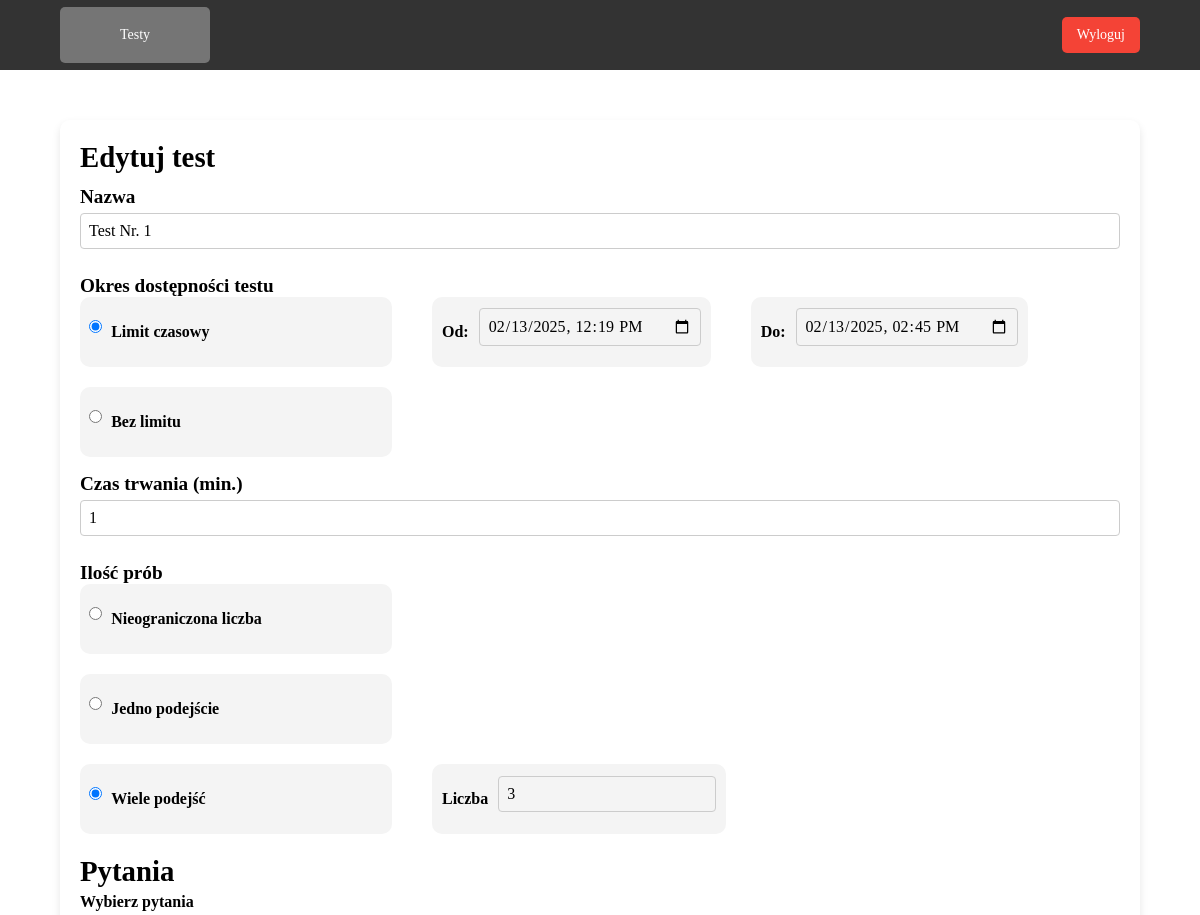
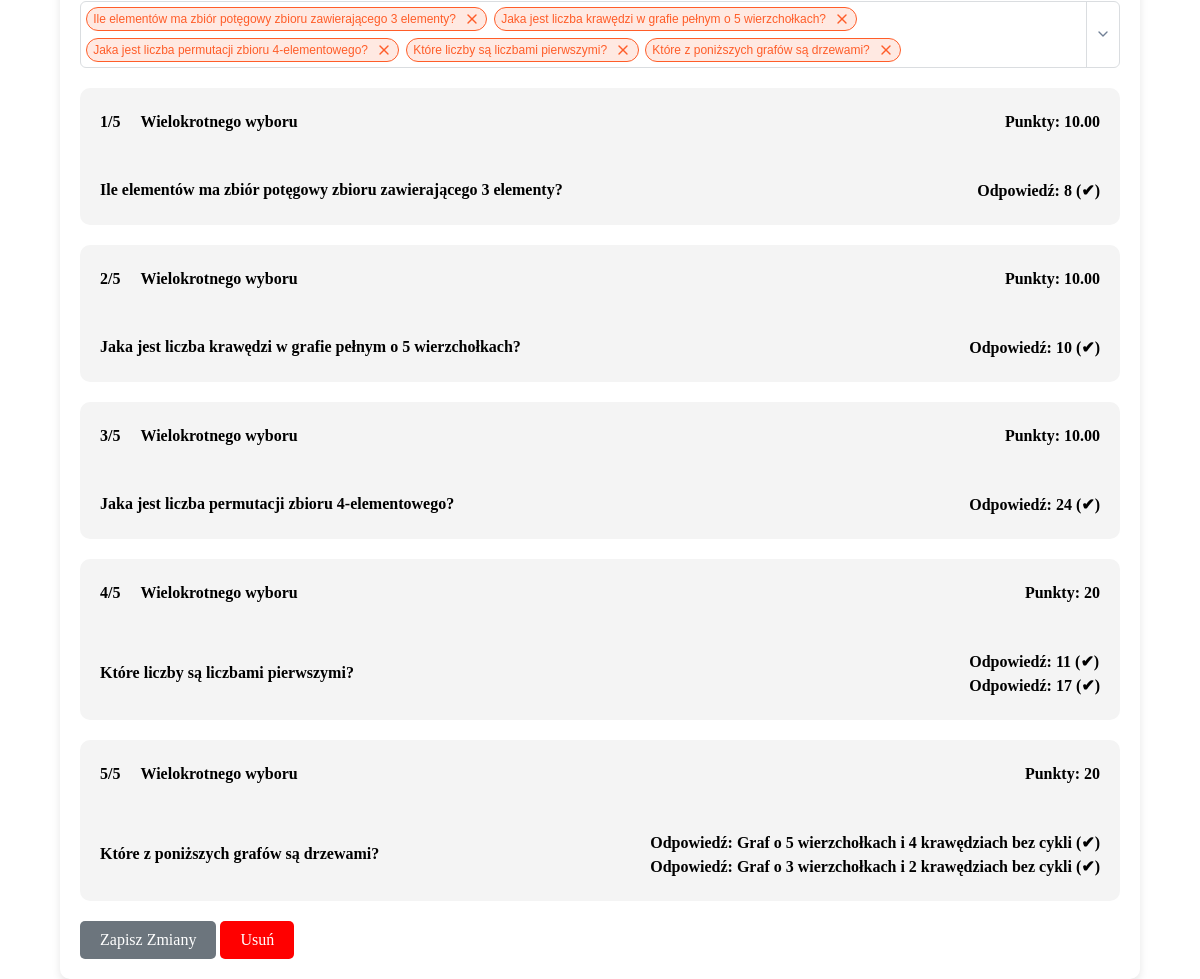
/teacher/edit_test.php?test_id=56, run on the app's committed database (2 pictures, top to bottom).
### tables this page shows
CREATE TABLE `tTesty` (
  `ID` int NOT NULL,
  `nazwa` varchar(255) DEFAULT NULL,
  `data_utworzenia` timestamp NULL DEFAULT CURRENT_TIMESTAMP,
  `data_rozpoczecia` datetime DEFAULT NULL,
  `data_zakonczenia` datetime DEFAULT NULL,
  `czas_trwania` int DEFAULT NULL,
  `ilosc_prob` int DEFAULT NULL,
  `id_grupy` int DEFAULT NULL,
  `id_wykladowcy` int DEFAULT NULL,
  `id_przedmiotu` int NOT NULL,
  `id_kierunku` int NOT NULL
);

CREATE TABLE `tPytania` (
  `ID` int NOT NULL,
  `id_przedmiotu` int NOT NULL,
  `id_wykladowcy` int NOT NULL,
  `typ` varchar(255) DEFAULT NULL,
  `tresc` text NOT NULL,
  `data_stworzenia` datetime DEFAULT CURRENT_TIMESTAMP,
  `data_aktualizacji` datetime DEFAULT CURRENT_TIMESTAMP ON UPDATE CURRENT_TIMESTAMP
);

CREATE TABLE `tOdpowiedzi` (
  `ID` int NOT NULL,
  `id_pytania` int NOT NULL,
  `tresc` text NOT NULL,
  `data_stworzenia` datetime DEFAULT CURRENT_TIMESTAMP,
  `data_aktualizacji` datetime DEFAULT CURRENT_TIMESTAMP ON UPDATE CURRENT_TIMESTAMP,
  `correct` tinyint(1) NOT NULL,
  `punkty` decimal(5,2) NOT NULL DEFAULT '0.00'
);

### config/functions.php (called while the page is built, shortened)
<?php
     function getRecordById($conn, $table, $id) {
        $query = "
                    SELECT
                        *
                    FROM
                        $table
                    WHERE ID = $id";
        $result = mysqli_query($conn, $query);
        $record = mysqli_fetch_assoc($result);
        return $record;
    }
?>

### public/teacher/edit_test.php (the view, shortened to what this page needs)
<?php
    require_once('../../config/connect.php');
    require_once('../../config/functions.php');
    $testId = $_GET['test_id'];
    $testInfo = getRecordById($conn, 'tTesty', $testId);
    function getTestQuestions($conn, $id_testu){
        $query = "SELECT t.ID AS test_id,
                     tp.id_testu,
                     tp.id_pytania,
                     p.ID AS pytanie_id,
                     p.tresc AS tresc_pytania,
                     p.typ AS typ_pytania,
                     o.id_pytania,
                     o.tresc AS tresc_odpowiedzi,
                     o.correct AS czy_poprawna,
                     o.punkty AS punkty_odpowiedzi
              FROM tTesty t
              JOIN tTestPytania tp ON tp.id_testu = t.ID
              JOIN tPytania p ON tp.id_pytania = p.ID
              JOIN tOdpowiedzi o ON o.id_pytania = p.ID
              WHERE t.ID = $id_testu";;
        return mysqli_query($conn, $query);
    }
    $test_id = $_GET['test_id'];
    $testQuestions = getTestQuestions($conn, $test_id);
    $questions = [];
    while ($row = mysqli_fetch_assoc($testQuestions)) {
        $questions[$row['pytanie_id']]['tresc'] = $row['tresc_pytania'];
        $questions[$row['pytanie_id']]['typ'] = $row['typ_pytania'];
        $questions[$row['pytanie_id']]['odpowiedzi'][] = [
            'tresc' => $row['tresc_odpowiedzi'],
            'czy_poprawna' => $row['czy_poprawna'],
            'punkty' => $row['punkty_odpowiedzi']
        ];
        if ($row['czy_poprawna'] == 1) {
            $questions[$row['pytanie_id']]['suma_punktow'] = isset($questions[$row['pytanie_id']]['suma_punktow'])
                ? $questions[$row['pytanie_id']]['suma_punktow'] + $row['punkty_odpowiedzi']
                : $row['punkty_odpowiedzi'];
        }
    }
?>
<!DOCTYPE html>
<html lang="en">
<head>
    <link rel="stylesheet" href="../../assets/css/main.css">
</head>
<body>
    <header>
        <div class="header-content">
            <div class="left-header">
                <a class="nav-btn" href="tests.php">Testy</a>
            </div>
            <div class="right-header">
                <?php
                    include('../../includes/logout_modal.php');
                ?>
            </div>
        </div>
    </header>
    <main class="main">
        <div class="container">
            <h1>Edytuj test</h1>
            <form action="../../includes/teacher/save_test.php" method="POST">
                <?php $ilosc_prob = $testInfo['ilosc_prob'];  ?>
                <h4>Nazwa</h4>
                <div class="radio">
                    <div class="radio-section">
                        <input type="text" name="nazwa" value="<?php echo $testInfo['nazwa']; ?>">
                    </div>
                </div>
                <h4>Okres dostępności testu</h4>
                <div class="radio" style="margin-bottom: 15px;">
                    <div class="radio-section">
                        <div class="radio-input">
                            <input type="radio" name="limit" value="date"
                                <?php echo (!empty($testInfo['data_rozpoczecia']) && !empty($testInfo['data_zakonczenia'])) ? 'checked' : ''; ?>>
                            <label>Limit czasowy</label>
                        </div>
                        <div class="time-limited-options">
                        <div class="time-limit-input">
                            <label>Od:</label>
                            <input type="datetime-local" id="start-time" name="start-time"
                                value="<?php echo !empty($testInfo['data_rozpoczecia']) ? date('Y-m-d\TH:i', strtotime($testInfo['data_rozpoczecia'])) : ""; ?>">
                        </div>
                        <div class="time-limit-input">
                            <label>Do:</label>
                            <input type="datetime-local" id="end-time" name="end-time"
                                value="<?php echo !empty($testInfo['data_zakonczenia']) ? date('Y-m-d\TH:i', strtotime($testInfo['data_zakonczenia'])) : ""; ?>">
                        </div>
                        </div>
                    </div>
                    <div class="radio-section">
                        <div class="radio-input">
                            <input type="radio" name="limit" value="unlimited"
                                <?php echo (!empty($testInfo['data_rozpoczecia']) && !empty($testInfo['data_zakonczenia'])) ? ' ' : 'checked'; ?>    >
                            <label>Bez limitu</label>
                        </div>
                    </div>
                </div>
                <h4>Czas trwania (min.)</h4>
                <div class="radio">
                    <div class="radio-section">
                    <input type="number" name="test-time" value="<?php echo $testInfo['czas_trwania']; ?>">
                    </div>
                </div>
                <h4>Ilość prób</h4>
                <div class="radio">
                    <div class="radio-section">
                        <div class="radio-input">
                            <input type="radio" name="attempts" value="unlimited" id="attempts-unlimited"
                                <?php echo ($ilosc_prob == -1) ? 'checked' : ''; ?>>
                            <label for="attempts-unlimited">Nieograniczona liczba</label>
                        </div>
                    </div>
                    <div class="radio-section">
                        <div class="radio-input">
                            <input type="radio" name="attempts" value="one" id="attempts-one"
                                <?php echo ($ilosc_prob == 1) ? 'checked' : ''; ?>>
                            <label for="attempts-one">Jedno podejście</label>
                        </div>
                    </div>
                    <div class="radio-section">
                        <div class="radio-input">
                            <input type="radio" name="attempts" value="multiple" id="attempts-multiple"
                                <?php echo ($ilosc_prob > 1) ? 'checked' : ''; ?>>
                            <label for="attempts-multiple">Wiele podejść</label>
                        </div>
                        <div class="time-limited-options">
                            <div class="time-limit-input">
                                <label for="number-of-attempts">Liczba</label>
                                <input type="number" id="number-of-attempts" name="number-of-attempts" value="<?php echo ($testInfo['ilosc_prob'] > 1) ? $testInfo['ilosc_prob'] : ''; ?>">
                            </div>
                        </div>
                    </div>
                </div>
                <h1 style="margin-top: 20px;">Pytania</h1>
                <label>Wybierz pytania</label>
                <?php $index = 1; ?>
                <?php foreach ($questions as $pytanie_id => $pytanie): ?>
                    <div class="radio" style="margin-top: 20px;">
                        <div class="question-card">
                            <div class="question-left">
                                <div class="question-top">
                                    <div class="number">
                                        <label><?php echo $index; ?>/<?php echo count($questions); ?></label>
                                        <label><?php echo ucfirst($pytanie['typ']); ?></label>
                                    </div>
                                    <div class="points">
                                        <label>Punkty: <?php echo isset($pytanie['suma_punktow']) ? $pytanie['suma_punktow'] : 0; ?></label>
                                    </div>
                                </div>
                                <div class="question-top">
                                    <div class="question">
                                        <label><?php echo htmlspecialchars($pytanie['tresc']); ?></label>
                                    </div>
                                    <div class="answer">
                                        <?php foreach ($pytanie['odpowiedzi'] as $odpowiedz): ?>
                                            <?php if ($odpowiedz['czy_poprawna'] == 1): ?>
                                                <label>Odpowiedź: <?php echo htmlspecialchars($odpowiedz['tresc']); ?>
                                                    (<?php echo "✔"; ?>)</label>
                                            <?php endif; ?>
                                        <?php endforeach; ?>
                                    </div>
                                </div>
                            </div>
                        </div>
                    </div>
                    <?php $index++; ?>
                <?php endforeach; ?>
                <button type="submit" name="action" value="update" class="submit-btn">Zapisz Zmiany</button>
                <button type="submit" name="action" value="delete" class="submit-btn" id="delete-btn">Usuń</button>
            </form>
        </div>
    </main>
</body>
</html>

### assets/css/main.css (style rules this page uses)
* { padding: 0px; margin: 0px; border: none; }
*, *::before, *::after { box-sizing: border-box; }
a, a:link, a:visited { text-decoration: none; }
aside, nav, footer, header, section, main { display: block; }
h1, h2, h3, h4, h5, h6, p { font-size: inherit; font-weight: inherit; }
input, textarea, button, select { font-family: inherit; font-size: inherit; color: inherit; background-color: transparent; }
button, input[type=submit] { display: inline-block; box-shadow: none; background-color: transparent; background: none; cursor: pointer; }
label { cursor: pointer; }
h1 { font-size: 1.8rem; font-weight: bold; line-height: 1.2; }
h4 { font-size: 1.2rem; font-weight: bold; line-height: 1.2; margin-top: 10px; }
label { font-weight: bold; }
.container { width: 90%; padding: 20px; box-shadow: 0px 4px 8px rgba(0, 0, 0, 0.1); border-radius: 10px; }
.main { margin-top: 50px; display: flex; justify-content: center; align-items: center; }
header { height: 70px; width: 100%; background-color: #333333; display: flex; align-items: center; justify-content: center; }
.header-content { width: 90%; display: flex; justify-content: space-between; }
.right-header { display: flex; justify-content: space-between; align-items: center; gap: 15px; }
.left-header { display: flex; justify-content: space-between; align-items: center; gap: 15px; }
.nav-btn { background-color: #757575; color: white; width: 150px; padding: 20px 20px; cursor: pointer; font-size: 14px; border-radius: 5px; text-align: center; }
label { display: block; margin: 5px 0; }
input, textarea, select { width: 100%; padding: 8px; margin: 5px 0 15px 0; border: 1px solid #ccc; border-radius: 4px; }
.submit-btn { background-color: #4CAF50; color: white; border: none; padding: 10px 20px; border-radius: 4px; cursor: pointer; margin-top: 20px; }
#delete-btn { background-color: red; }
.radio { display: flex; gap: 20px; flex-direction: column; }
.radio-section { display: flex; justify-content: start; gap: 40px; }
.radio-input { display: flex; align-items: center; height: 70px; background-color: #f4f4f4; border-radius: 10px; width: 30%; }
.radio-input input { width: 10%; }
.time-limited-options { display: flex; gap: 40px; }
.time-limit-input { display: flex; align-items: center; background-color: #f4f4f4; border-radius: 10px; padding-left: 10px; padding-right: 10px; }
.time-limit-input label { margin-right: 10px; }
.question-card { display: flex; flex-direction: row; background-color: #f4f4f4; border-radius: 10px; }
.question-left { display: flex; flex-direction: column; width: 100%; }
.question-top { display: flex; align-items: center; justify-content: space-between; padding: 20px; }
.number { display: flex; gap: 20px; }
.submit-btn { background-color: #6c757d; color: white; border: none; padding: 10px 20px; font-size: 16px; border-radius: 5px; cursor: pointer; transition: background-color 0.3s ease; }

### data on the page
ttesty: nazwa "Test Nr. 1", data_zakonczenia "☑", start-time "02/13/2025 12:19", end-time "02/13/2025 14:45", test-time "1", ilosc_prob "☐ Nieograniczona liczba", ilosc_prob "☐ Jedno podejście", ilosc_prob "☑ Wiele podejść", number-of-attempts "3", count($questions) "5", tpytania.typ "Wielokrotnego wyboru", todpowiedzi.punkty "10.00", tpytania.tresc "Ile elementów ma zbiór potęgowy zbioru zawierającego 3 elementy?", todpowiedzi.tresc "8", tpytania.tresc "Jaka jest liczba krawędzi w grafie pełnym o 5 wierzchołkach?", todpowiedzi.tresc "10", tpytania.tresc "Jaka jest liczba permutacji zbioru 4-elementowego?", todpowiedzi.tresc "24", todpowiedzi.tresc "11", todpowiedzi.tresc "17", todpowiedzi.tresc "Graf o 5 wierzchołkach i 4 krawędziach bez cykli", todpowiedzi.tresc "Graf o 3 wierzchołkach i 2 krawędziach bez cykli"

### other printed values
count($questions) "5"
$pytanie['typ'] "Wielokrotnego wyboru"
$pytanie['suma_punktow'] "20"
$pytanie['tresc'] "Które liczby są liczbami pierwszymi?"
$pytanie['tresc'] "Które z poniższych grafów są drzewami?"
